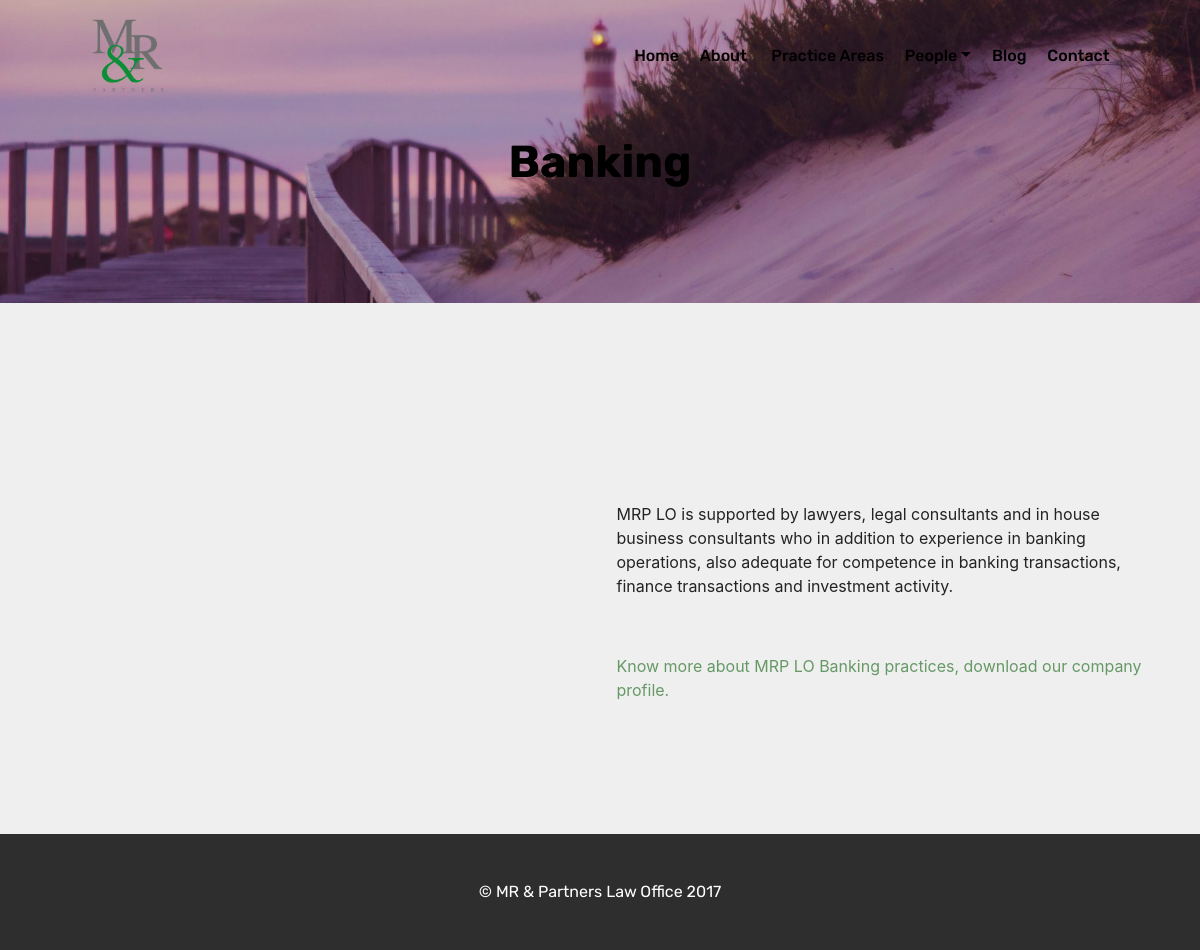
The page /produk/detil/banking on the database its author committed.
### tables this page shows
CREATE TABLE `products` (
  `product_id` int(11) NOT NULL,
  `user_id` int(11) NOT NULL,
  `product_name` varchar(225) NOT NULL,
  `slug_product` varchar(225) NOT NULL,
  `image` varchar(225) NOT NULL,
  `product_description` text NOT NULL,
  `urutan` int(11) NOT NULL,
  `date` timestamp NOT NULL DEFAULT CURRENT_TIMESTAMP ON UPDATE CURRENT_TIMESTAMP,
  `status` varchar(100) NOT NULL
);

### application/views/mrp/layout/content.php (called while the page is built)
 <?php
if($isi) {
	$this->load->view($isi);
}
?>

### application/views/mrp/layout/wrapper.php (called while the page is built)
<?php
	require_once('head.php');
	require_once('header.php');
	require_once('content.php');
	require_once('footer.php');
?>

### application/controllers/Produk.php (called while the page is built, shortened)
<?php
class Produk extends CI_Controller {
	public function detil($slugProduct) {
		$site  		= $this->mConfig->list_config();
		$categories = $this->mCategories->listCategories();
		$product 	= $this->mProducts->readProduct($slugProduct);
		$blogs      = $this->mBlogs->listBlogsPub();
		$data = array(	'title'		=> $product['product_name'].' - '.$site['nameweb'],
						'site'		=> $site,
						'categories'=> $categories,
						'product'	=> $product,
						'blogs'		=> $blogs,
						'isi'		=> 'mrp/practiceareas/detail');
		$this->load->view('mrp/layout/wrapper',$data);
	}
}

### index.php (called while the page is built, shortened)
<?php
require_once BASEPATH.'core/CodeIgniter.php';

### application/models/Products_model.php (called while the page is built, shortened)
<?php
    class Products_model extends CI_Model {
        public function readProduct($slugProduct) {
            $this->db->select('*');
            $this->db->from('products');
            $this->db->where('slug_product',$slugProduct);
            $query = $this->db->get();
            return $query->row_array();
        }
    }

### application/views/mrp/practiceareas/detail.php (the view, shortened to what this page needs)
<section class="header1 cid-qukt62OKrc mbr-parallax-background" id="header1-1p" data-rv-view="374">
    <div class="container">
        <div class="row justify-content-md-center">
            <div class="mbr-white col-md-10">
                <h1 class="mbr-section-title mbr-white align-center  mbr-bold pb-3 mbr-fonts-style display-2"><?php echo $product['product_name'];?></h1>
            </div>
        </div>
    </div>
</section>
<section class="header3 cid-quktqnCMcZ" id="header3-1q" data-rv-view="377">
    <div class="container">
        <div class="media-container-row">
            <div class="media-content">
                <h1 class="mbr-section-title mbr-white pb-3 mbr-fonts-style display-2"><br><br></h1>
                <div class="mbr-section-text pb-3 ">
                    <p class="mbr-text mbr-fonts-style display-7"><?php echo $product['product_description'];?></p>
                </div>
            </div>
        </div>
    </div>
</section>

### assets/mrp/theme/css/style.css (style rules this page uses)
section { background-color: #eeeeee; }
section, .container, .container-fluid { position: relative; word-wrap: break-word; }
a { font-style: normal; font-weight: 400; cursor: pointer; }
a, a:hover { text-decoration: none; }
body { color: #232323; }
h1, h2, h3, h4, h5, h6, .h1, .h2, .h3, .h4, .h5, .h6, .display-1, .display-2, .display-3, .display-4 { line-height: 1; word-break: break-word; word-wrap: break-word; }
body { position: relative; }
section { background-position: 50% 50%; background-repeat: no-repeat; background-size: cover; }
.mbr-white { color: #ffffff; }
.align-center { text-align: center; }
.mbr-bold { font-weight: 700; }
.media-content { -webkit-flex-basis: 100%; flex-basis: 100%; }
.media-container-row { display: -ms-flexbox; display: -webkit-flex; display: flex; -webkit-flex-direction: row; -ms-flex-direction: row; flex-direction: row; -webkit-flex-wrap: wrap; -ms-flex-wrap: wrap; flex-wrap: wrap; -webkit-justify-content: center; -ms-flex-pack: center; justify-content: center; -webkit-align-content: center; -ms-flex-line-pack: center; align-content: center; -webkit-align-items: start; -ms-flex-align: start; align-items: start; }
@media (min-width: 992px) { .media-container-row { -webkit-flex-wrap: nowrap; -ms-flex-wrap: nowrap; flex-wrap: nowrap; } }

### rows shown on the page
products: product_name "Banking", product_description "MRP LO is supported by lawyers, legal consultants and in house business consultants who in addition to experience in banking operations, also adequate for competence in banking transactions, finance transactions and investment activity. Know more about MRP LO Banking practices, download our company profile."
